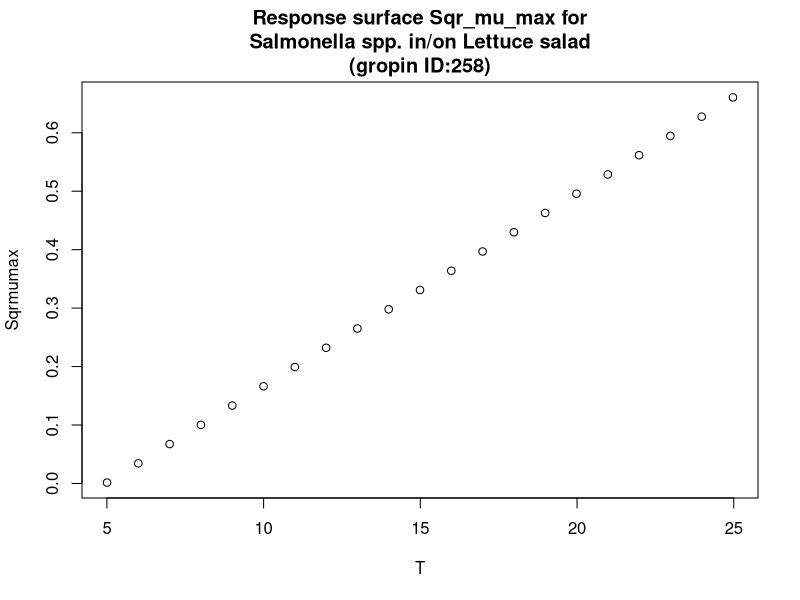

The R script that drew this image:
#############################
# start of Parameter script
#############################
T <- seq(5.005,24.975024975025,length.out=21)
#############################
# end of Parameter script
#############################
############################# 
# start of Model script Gropin ID 258 
#############################
 
# constant coefficients for this model
 
variables <- data.frame(T)
argumentsPar <- unique.data.frame(expand.grid(variables))
 
# heart of the model
response_surface <- function(T) {
   mumax <-0.033*(T-4.96)

	return(mumax=mumax)
} 

# output parameters
responseSurface <- cbind(argumentsPar,response_surface(argumentsPar['T']))
colnames(responseSurface) <- c(colnames(argumentsPar),'Sqrmumax')
#############################
# End of Model script
#############################
############################# 
# start of Visualisation script Gropin ID 258 
#############################
titleText <-'Response surface Sqr_mu_max for
Salmonella spp. in/on Lettuce salad
(gropin ID:258)'
plot(T,responseSurface$'Sqrmumax',xlab='T',
                          ylab='Sqrmumax',main=titleText)
#############################
# End of Visualisation script
#############################
